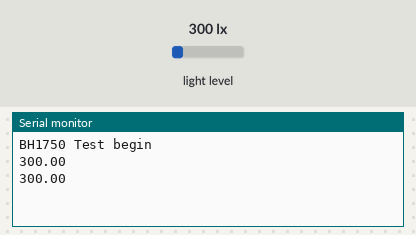
The sketch below on a simulated Arduino Uno, built with avr-gcc and run on an emulated ATmega328P. Parts: the last lines printed to the serial monitor. The test bench sets the inputs (shaded band); at power-on: light level 300 lx.

Above: at 2.8 s.
2.9 s: light level set to 40 lx
At 3.7 s:
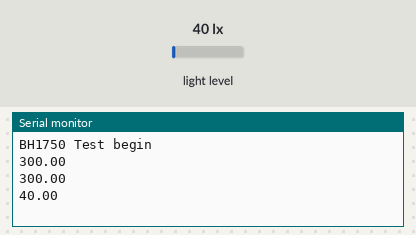
4.4 s: light level set to 500 lx
At 5.8 s:
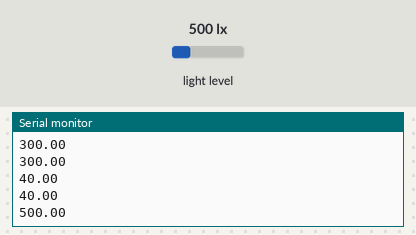
Timing chart, 0 to 7.4 s (numbered marks = the images above; inputs shaded):
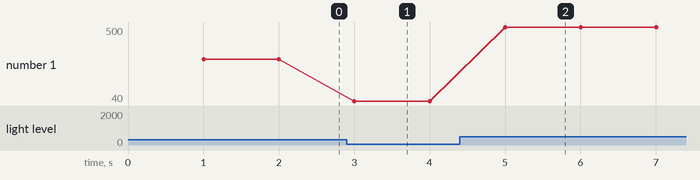

Measured:
- after the input at 2.9 s, the serial monitor: prints a new line after 0.10 s (image 1)
- after the input at 4.4 s, the serial monitor: prints a new line after 0.61 s (image 2)
- plotted number 1: 300 → 40 after the input at 2.9 s, 40 → 500 after the input at 4.4 s

The sketch:

BH1750test.ino
```cpp
#include "src/Light.h"

void setup(){
  LightInit();
  Serial.begin(9600);
  Serial.println("BH1750 Test begin");
}


void loop() {
  delay(1000);
  Serial.println(ReadLux());
}
```

Light.cpp
```cpp
#include "Light.h"

BH1750 lightMeter;
void LightInit()
{
    // Initialize the I2C bus (BH1750 library doesn't do this automatically)
    Wire.begin();
    // On esp8266 you can select SCL and SDA pins using Wire.begin(D4, D3);

    lightMeter.begin();
}

float ReadLux()
{
  return lightMeter.readLightLevel();
}
```

Light.h
```cpp
#pragma once
#include <Arduino.h>
#include <Wire.h>
#include "BH1750lib/BH1750.h"

void LightInit();
float ReadLux();
```
